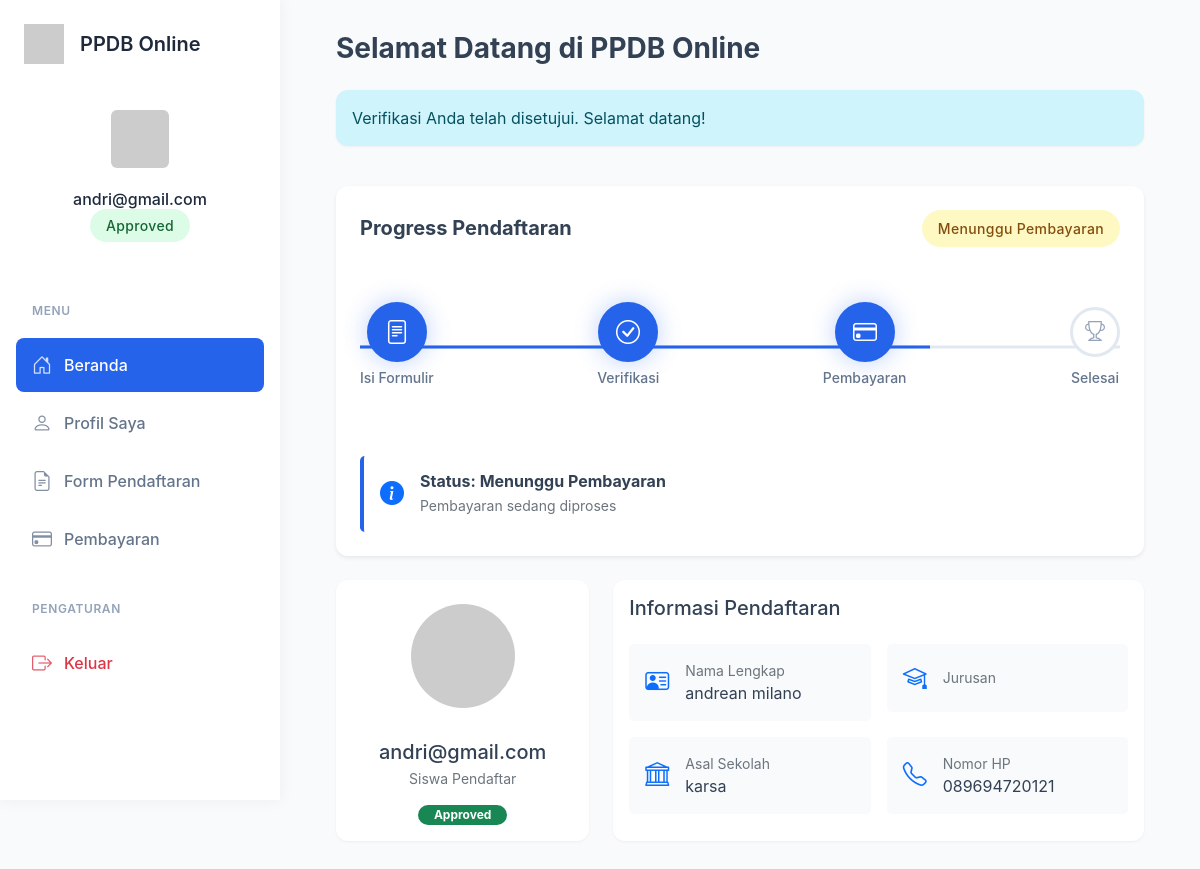
/ (signed in), run on the app's committed database.
### app copy.py (models this page shows, shortened)
class User(db.Model):
    __tablename__ = 'users'  # Explicitly define table name
    id = db.Column(db.Integer, primary_key=True)
    username = db.Column(db.String(100), unique=True, nullable=False)
    password = db.Column(db.String(200), nullable=False)
    is_admin = db.Column(db.Boolean, default=False)
    is_verified = db.Column(db.Boolean, default=False)  # Add this attribute
    formulir = db.relationship('Formulir', back_populates='user')  # Add this relationship

class Formulir(db.Model):
    id = db.Column(db.Integer, primary_key=True)
    user_id = db.Column(db.Integer, db.ForeignKey('users.id'), nullable=False)  # Correct table name
    user = db.relationship('User', back_populates='formulir')
    nama_lengkap = db.Column(db.String(100))
    tempat_lahir = db.Column(db.String(100))
    tanggal_lahir = db.Column(db.String(100))
    jenis_kelamin = db.Column(db.String(20))
    alamat = db.Column(db.String(200))
    asal_sekolah = db.Column(db.String(200))
    no_hp = db.Column(db.String(20))
    foto_path = db.Column(db.String(200))
    ijazah_path = db.Column(db.String(200))
    pembayaran_path = db.Column(db.String(200))
    verifikasi_status = db.Column(db.String(20), default='belum')

### app copy.py (the view)
@app.route('/', methods=['GET', 'POST'])
def index():
    if 'user_id' not in session:
        return render_template('landing.html')
    user = User.query.get(session['user_id'])
    formulir = Formulir.query.filter_by(user_id=user.id).first()
    if formulir:
        if formulir.verifikasi_status == 'pending':
            pesan = "Harap tunggu, permintaan Anda sedang diproses oleh admin."
        elif formulir.verifikasi_status == 'approved':
            pesan = "Verifikasi Anda telah disetujui. Selamat datang!"
        elif formulir.verifikasi_status == 'rejected':
            pesan = "Verifikasi Anda ditolak. Silakan kirim ulang data Anda."
        else:
            pesan = ""
    else:
        pesan = ""
    return render_template('index.html', user=user, formulir=formulir, pesan=pesan)

### app copy.py (called while the page is built)
@app.before_request
def make_session_permanent():
    session.permanent = True

@app.context_processor
def utility_processor():
    def get_current_user():
        if 'user_id' in session:
            return User.query.get(session['user_id'])
        return None
    def get_user_formulir():
        if 'user_id' in session:
            return Formulir.query.filter_by(user_id=session['user_id']).first()
        return None
    return dict(get_current_user=get_current_user, get_user_formulir=get_user_formulir)

### templates/index.html (shortened to what this page needs)
{% extends "base.html" %}
{% block content %}
{% set current_progress = 0 %}
{% set status_text = 'Belum Memulai' %}
{% if formulir %}
  {% if formulir.pembayaran_status == 'approved' %}
    {% set current_progress = 100 %}
    {% set status_text = 'Pendaftaran Selesai' %}
  {% elif formulir.verifikasi_status == 'approved' %}
    {% set current_progress = 75 %}
    {% set status_text = 'Menunggu Pembayaran' %}
  {% elif formulir.verifikasi_status == 'pending' %}
    {% set current_progress = 50 %}
    {% set status_text = 'Menunggu Verifikasi' %}
  {% else %}
    {% set current_progress = 25 %}
    {% set status_text = 'Formulir Terisi' %}
  {% endif %}
{% endif %}
<div class="container-fluid">
  <div class="row mb-4">
    <div class="col-12">
      <h3 class="fw-bold mb-4">Selamat Datang di PPDB Online</h3>
      {% if pesan %}
      <div class="alert alert-info">{{ pesan }}</div>
      {% endif %}
    </div>
  </div>
  <div class="row mb-4">
    <div class="col-12">
      <div class="card border-0 shadow-sm">
        <div class="card-body p-4">
          <div class="d-flex justify-content-between align-items-center mb-4">
            <h5 class="card-title mb-0 fw-bold">Progress Pendaftaran</h5>
            <div class="status-badge {{ 'status-approved' if current_progress == 100 else 'status-pending' }}">
              {{ status_text }}
            </div>
          </div>
          <div class="position-relative timeline-progress mb-5">
            <div class="timeline-steps">
              {% set steps = [
                ('Isi Formulir', 'bi-file-text', 25),
                ('Verifikasi', 'bi-check-circle', 50),
                ('Pembayaran', 'bi-credit-card', 75),
                ('Selesai', 'bi-trophy', 100)
              ] %}
              {% for title, icon, percent in steps %}
                <div class="timeline-step">
                  <div class="timeline-icon {{ 'active' if current_progress >= percent else '' }}">
                    <i class="bi {{ icon }}"></i>
                  </div>
                  <div class="timeline-text">{{ title }}</div>
                </div>
              {% endfor %}
            </div>
          </div>
          <div class="current-status p-3 rounded-3 mt-4
               {{ 'bg-success-subtle' if current_progress == 100
                  else 'bg-primary-subtle' }}">
            <div class="d-flex align-items-center">
              <i class="bi {{ 'bi-check-circle-fill text-success' if current_progress == 100
                             else 'bi-info-circle-fill text-primary' }} fs-4 me-3"></i>
              <div>
                <h6 class="mb-1 fw-bold">Status: {{ status_text }}</h6>
                <p class="mb-0 text-muted small">
                  {% if current_progress == 0 %}
                    Silakan mulai dengan mengisi formulir pendaftaran
                  {% elif current_progress == 25 %}
                    Formulir Anda sedang menunggu verifikasi
                  {% elif current_progress == 50 %}
                    Formulir telah diverifikasi, silakan lanjutkan ke pembayaran
                  {% elif current_progress == 75 %}
                    Pembayaran sedang diproses
                  {% else %}
                    Selamat! Anda telah menyelesaikan proses pendaftaran
                  {% endif %}
                </p>
              </div>
            </div>
          </div>
        </div>
      </div>
    </div>
  </div>
  <div class="row g-4">
    <div class="col-md-4">
      <div class="card h-100">
        <div class="card-body text-center">
          <div class="mb-4">
            <img src="https://ui-avatars.com/api/?name={{ user.username }}&size=100&background=2563eb&color=fff"
                 class="rounded-circle border-4 border-primary p-2" style="width: 120px; height: 120px;">
          </div>
          <h5 class="mb-1">{{ user.username }}</h5>
          <p class="text-muted small mb-3">Siswa Pendaftar</p>
          {% if formulir %}
          <div class="d-flex justify-content-center gap-2">
            <span class="badge bg-{{ 'success' if formulir.verifikasi_status == 'approved'
                                    else 'warning' if formulir.verifikasi_status == 'pending'
                                    else 'danger' }} rounded-pill px-3">
              {{ formulir.verifikasi_status|title }}
            </span>
          </div>
          {% endif %}
        </div>
      </div>
    </div>
    <div class="col-md-8">
      <div class="card h-100">
        <div class="card-body">
          <h5 class="card-title mb-4">Informasi Pendaftaran</h5>
          {% if formulir %}
          <div class="row g-3">
            <div class="col-md-6">
              <div class="d-flex align-items-center p-3 bg-light rounded-3">
                <i class="bi bi-person-vcard fs-4 text-primary me-3"></i>
                <div>
                  <div class="text-muted small">Nama Lengkap</div>
                  <div class="fw-medium">{{ formulir.nama_lengkap }}</div>
                </div>
              </div>
            </div>
            <div class="col-md-6">
              <div class="d-flex align-items-center p-3 bg-light rounded-3">
                <i class="bi bi-mortarboard fs-4 text-primary me-3"></i>
                <div>
                  <div class="text-muted small">Jurusan</div>
                </div>
              </div>
            </div>
            <div class="col-md-6">
              <div class="d-flex align-items-center p-3 bg-light rounded-3">
                <i class="bi bi-bank fs-4 text-primary me-3"></i>
                <div>
                  <div class="text-muted small">Asal Sekolah</div>
                  <div class="fw-medium">{{ formulir.asal_sekolah }}</div>
                </div>
              </div>
            </div>
            <div class="col-md-6">
              <div class="d-flex align-items-center p-3 bg-light rounded-3">
                <i class="bi bi-telephone fs-4 text-primary me-3"></i>
                <div>
                  <div class="text-muted small">Nomor HP</div>
                  <div class="fw-medium">{{ formulir.no_hp }}</div>
                </div>
              </div>
            </div>
          </div>
          {% endif %}
        </div>
      </div>
    </div>
  </div>
</div>
{% endblock %}

### templates/base.html (shortened to what this page needs)
<!DOCTYPE html>
<html>
<head>
  <link href="https://cdn.jsdelivr.net/npm/bootstrap@5.1.3/dist/css/bootstrap.min.css" rel="stylesheet">
  <link rel="stylesheet" href="https://cdn.jsdelivr.net/npm/bootstrap-icons@1.8.1/font/bootstrap-icons.css">
</head>
<body>
  <div class="wrapper">
    <nav class="sidebar">
      <div class="sidebar-header">
        <div class="sidebar-brand">
          <img src="https://ui-avatars.com/api/?name=PPDB&background=2563eb&color=fff" alt="Logo">
          <h4>PPDB Online</h4>
        </div>
        {% if session.user_id %}
        <div class="sidebar-user">
          {% set user = get_current_user() %}
          <img src="https://ui-avatars.com/api/?name={{ user.username }}&background=random" alt="Profile">
          <h6 class="mt-3 mb-1">{{ user.username }}</h6>
          {% set formulir = get_user_formulir() %}
          {% if formulir %}
          <span class="status-badge
                    {% if formulir.verifikasi_status == 'approved' %}status-approved
                    {% elif formulir.verifikasi_status == 'pending' %}status-pending
                    {% else %}status-rejected{% endif %}">
            {{ formulir.verifikasi_status|title }}
          </span>
          {% endif %}
        </div>
        {% endif %}
      </div>
      <div class="sidebar-menu">
        <div class="nav-section">
          <div class="nav-section-title">Menu</div>
          <div class="nav flex-column">
            {% if not session.user_id %}
            <a href="{{ url_for('index') }}" class="nav-link {{ 'active' if request.endpoint == 'index' }}">
              <i class="bi bi-house-door"></i>
              <span>Beranda</span>
            </a>
            <a href="{{ url_for('login') }}" class="nav-link {{ 'active' if request.endpoint == 'login' }}">
              <i class="bi bi-box-arrow-in-right"></i>
              <span>Login</span>
            </a>
            <a href="{{ url_for('register') }}" class="nav-link {{ 'active' if request.endpoint == 'register' }}">
              <i class="bi bi-person-plus"></i>
              <span>Daftar</span>
            </a>
            {% else %}
            <a href="{{ url_for('index') }}" class="nav-link {{ 'active' if request.endpoint == 'index' }}">
              <i class="bi bi-house-door"></i>
              <span>Beranda</span>
            </a>
            <a href="{{ url_for('profile') }}" class="nav-link {{ 'active' if request.endpoint == 'profile' }}">
              <i class="bi bi-person"></i>
              <span>Profil Saya</span>
            </a>
            <a href="{{ url_for('verifikasi') }}" class="nav-link {{ 'active' if request.endpoint == 'verifikasi' }}">
              <i class="bi bi-file-earmark-text"></i>
              <span>Form Pendaftaran</span>
            </a>
            {% set formulir = get_user_formulir() %}
            {% if formulir and formulir.verifikasi_status == 'approved' %}
            <a href="{{ url_for('pembayaran') }}" class="nav-link {{ 'active' if request.endpoint == 'pembayaran' }}">
              <i class="bi bi-credit-card"></i>
              <span>Pembayaran</span>
            </a>
            {% endif %}
            <div class="nav-section-title mt-4">Pengaturan</div>
            <a href="{{ url_for('logout') }}" class="nav-link text-danger">
              <i class="bi bi-box-arrow-right"></i>
              <span>Keluar</span>
            </a>
            {% endif %}
          </div>
        </div>
      </div>
    </nav>
    <div class="content">
      <div class="container-fluid">
        {% block content %}{% endblock %}
      </div>
    </div>
  </div>
</body>
</html>

### templates/base.html (style rules this page uses)
:root { --primary-color: #2563eb; --secondary-color: #3b82f6; --sidebar-width: 280px; }
body { font-family: 'Inter', system-ui, -apple-system, sans-serif; background: #f8fafc; color: #334155; }
.wrapper { display: flex; min-height: 100vh; }
.sidebar { width: var(--sidebar-width); background: #ffffff; color: #1e293b; position: fixed; height: 100vh; display: flex; flex-direction: column; transition: all 0.3s; box-shadow: 0 0 15px rgba(0, 0, 0, 0.05); z-index: 1000; }
.sidebar-header { padding: 1.5rem; background: rgba(255, 255, 255, 0.05); border-bottom: 1px solid rgba(255, 255, 255, 0.1); flex-shrink: 0; }
.sidebar-brand { display: flex; align-items: center; margin-bottom: 1.5rem; }
.sidebar-brand img { width: 40px; height: 40px; margin-right: 1rem; }
.sidebar-brand h4 { color: #1e293b; margin: 0; font-size: 1.25rem; font-weight: 600; }
.sidebar-user { text-align: center; padding: 1rem 0; }
.sidebar-user img { width: 70px; height: 70px; border-radius: 12px; border: 3px solid rgba(255, 255, 255, 0.1); padding: 3px; }
.sidebar-menu { padding: 1rem; flex-grow: 1; overflow-y: auto; overflow-x: hidden; }
.nav-section { margin-bottom: 1rem; }
.nav-section-title { color: #94a3b8; font-size: 0.75rem; font-weight: 600; text-transform: uppercase; letter-spacing: 0.05em; padding: 0.5rem 1rem; margin-bottom: 0.5rem; }
.nav-link { color: #64748b; padding: 0.75rem 1rem; border-radius: 8px; margin: 0.125rem 0; font-weight: 500; transition: all 0.2s; display: flex; align-items: center; }
.nav-link.active { color: white; background: var(--primary-color); }
.nav-link i { font-size: 1.25rem; margin-right: 0.75rem; opacity: 0.8; }
.content { margin-left: var(--sidebar-width); padding: 2rem; width: calc(100% - var(--sidebar-width)); }
.card { border: none; border-radius: 12px; box-shadow: 0 1px 3px rgba(0, 0, 0, 0.05); transition: transform 0.2s, box-shadow 0.2s; }
.status-badge { padding: 0.5rem 1rem; border-radius: 999px; font-size: 0.875rem; font-weight: 500; letter-spacing: 0.025em; }
.status-approved { background: #dcfce7; color: #166534; }
.status-pending { background: #fef9c3; color: #854d0e; }
.alert { border-radius: 12px; border: none; box-shadow: 0 1px 3px rgba(0, 0, 0, 0.05); }

### templates/index.html (style rules this page uses)
.bg-light { background-color: #f8fafc !important; }
.timeline-progress { padding: 20px 0; margin: 40px 0; }
.timeline-steps { position: relative; display: flex; justify-content: space-between; }
.timeline-step { text-align: center; position: relative; z-index: 1; }
.timeline-icon { width: 50px; height: 50px; background: white; border: 3px solid #e2e8f0; border-radius: 50%; display: flex; align-items: center; justify-content: center; margin: 0 auto 10px; transition: all 0.3s ease; }
.timeline-icon i { font-size: 1.25rem; color: #94a3b8; transition: all 0.3s ease; }
.timeline-icon.active { border-color: var(--primary-color); background: var(--primary-color); transform: scale(1.2); box-shadow: 0 0 20px rgba(37, 99, 235, 0.3); }
.timeline-icon.active i { color: white; }
.timeline-text { font-size: 0.875rem; font-weight: 500; color: #64748b; margin-top: 8px; }
.current-status { border-left: 4px solid var(--primary-color); transition: all 0.3s ease; }

### data on the page
User: username "andri@gmail.com"
Formulir: verifikasi_status "Approved", nama_lengkap "andrean milano", asal_sekolah "karsa", no_hp "089694720121"

### other printed values
{{ pesan }} "Verifikasi Anda telah disetujui. Selamat datang!"
{{ status_text }} "Menunggu Pembayaran"
{{ title }} "Isi Formulir" "Verifikasi" "Pembayaran" "Selesai"
